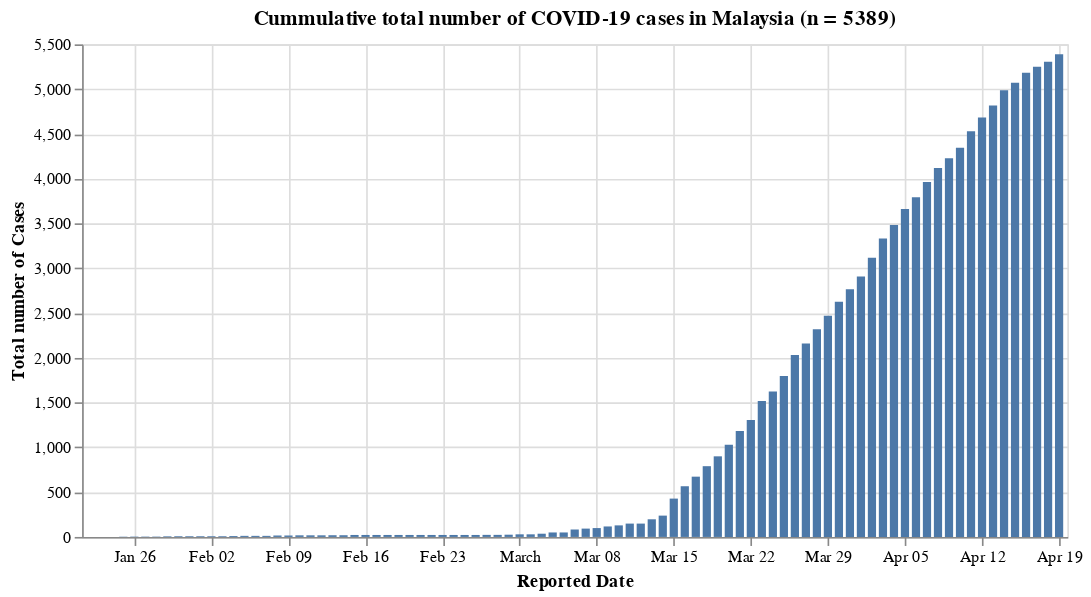

Notebook code cell kept with this figure:
### Code cell
#hide_input
_confirmed_bar = alt.Chart(df_confirmed_my).mark_bar().encode(
    x='Reported Date:T',
    y='Total number of Cases:Q',
    tooltip=list(df_confirmed_my)
).properties(
    width=600,
    title=f'Cummulative total number of COVID-19 cases in Malaysia (n = {n_confirmed_my})'
)
_confirmed_bar

### Figure 1 — Vega-Lite specification as saved in the notebook (floating-point values rounded to 4 significant figures)
{"config": {"view": {"continuousWidth": 400, "continuousHeight": 300}}, "data": {"name": "data-14f8c378e68aa878a56bac14aa5f051a"}, "mark": "bar", "encoding": {"tooltip": [{"type": "temporal", "field": "Reported Date"}, {"type": "quantitative", "field": "Total number of Cases"}], "x": {"type": "temporal", "field": "Reported Date"}, "y": {"type": "quantitative", "field": "Total number of Cases"}}, "title": "Cummulative total number of COVID-19 cases in Malaysia (n = 5389)", "width": 600, "$schema": "https://vega.github.io/schema/vega-lite/v4.8.1.json", "datasets": {"data-14f8c378e68aa878a56bac14aa5f051a": [{"Reported Date": "2020-01-22T00:00:00", "Total number of Cases": 0}, {"Reported Date": "2020-01-23T00:00:00", "Total number of Cases": 0}, {"Reported Date": "2020-01-24T00:00:00", "Total number of Cases": 0}, {"Reported Date": "2020-01-25T00:00:00", "Total number of Cases": 3}, {"Reported Date": "2020-01-26T00:00:00", "Total number of Cases": 4}, {"Reported Date": "2020-01-27T00:00:00", "Total number of Cases": 4}, {"Reported Date": "2020-01-28T00:00:00", "Total number of Cases": 4}, {"Reported Date": "2020-01-29T00:00:00", "Total number of Cases": 7}, {"Reported Date": "2020-01-30T00:00:00", "Total number of Cases": 8}, {"Reported Date": "2020-01-31T00:00:00", "Total number of Cases": 8}, {"Reported Date": "2020-02-01T00:00:00", "Total number of Cases": 8}, {"Reported Date": "2020-02-02T00:00:00", "Total number of Cases": 8}, {"Reported Date": "2020-02-03T00:00:00", "Total number of Cases": 8}, {"Reported Date": "2020-02-04T00:00:00", "Total number of Cases": 10}, {"Reported Date": "2020-02-05T00:00:00", "Total number of Cases": 12}, {"Reported Date": "2020-02-06T00:00:00", "Total number of Cases": 12}, {"Reported Date": "2020-02-07T00:00:00", "Total number of Cases": 12}, {"Reported Date": "2020-02-08T00:00:00", "Total number of Cases": 16}, {"Reported Date": "2020-02-09T00:00:00", "Total number of Cases": 16}, {"Reported Date": "2020-02-10T00:00:00", "Total number of Cases": 18}, {"Reported Date": "2020-02-11T00:00:00", "Total number of Cases": 18}, {"Reported Date": "2020-02-12T00:00:00", "Total number of Cases": 18}, {"Reported Date": "2020-02-13T00:00:00", "Total number of Cases": 19}, {"Reported Date": "2020-02-14T00:00:00", "Total number of Cases": 19}, {"Reported Date": "2020-02-15T00:00:00", "Total number of Cases": 22}, {"Reported Date": "2020-02-16T00:00:00", "Total number of Cases": 22}, {"Reported Date": "2020-02-17T00:00:00", "Total number of Cases": 22}, {"Reported Date": "2020-02-18T00:00:00", "Total number of Cases": 22}, {"Reported Date": "2020-02-19T00:00:00", "Total number of Cases": 22}, {"Reported Date": "2020-02-20T00:00:00", "Total number of Cases": 22}, {"Reported Date": "2020-02-21T00:00:00", "Total number of Cases": 22}, {"Reported Date": "2020-02-22T00:00:00", "Total number of Cases": 22}, {"Reported Date": "2020-02-23T00:00:00", "Total number of Cases": 22}, {"Reported Date": "2020-02-24T00:00:00", "Total number of Cases": 22}, {"Reported Date": "2020-02-25T00:00:00", "Total number of Cases": 22}, {"Reported Date": "2020-02-26T00:00:00", "Total number of Cases": 22}, {"Reported Date": "2020-02-27T00:00:00", "Total number of Cases": 23}, {"Reported Date": "2020-02-28T00:00:00", "Total number of Cases": 23}, {"Reported Date": "2020-02-29T00:00:00", "Total number of Cases": 25}, {"Reported Date": "2020-03-01T00:00:00", "Total number of Cases": 29}, {"Reported Date": "2020-03-02T00:00:00", "Total number of Cases": 29}, {"Reported Date": "2020-03-03T00:00:00", "Total number of Cases": 36}, {"Reported Date": "2020-03-04T00:00:00", "Total number of Cases": 50}, {"Reported Date": "2020-03-05T00:00:00", "Total number of Cases": 50}, {"Reported Date": "2020-03-06T00:00:00", "Total number of Cases": 83}, {"Reported Date": "2020-03-07T00:00:00", "Total number of Cases": 93}, {"Reported Date": "2020-03-08T00:00:00", "Total number of Cases": 99}, {"Reported Date": "2020-03-09T00:00:00", "Total number of Cases": 117}, {"Reported Date": "2020-03-10T00:00:00", "Total number of Cases": 129}, {"Reported Date": "2020-03-11T00:00:00", "Total number of Cases": 149}, {"Reported Date": "2020-03-12T00:00:00", "Total number of Cases": 149}, {"Reported Date": "2020-03-13T00:00:00", "Total number of Cases": 197}, {"Reported Date": "2020-03-14T00:00:00", "Total number of Cases": 238}, {"Reported Date": "2020-03-15T00:00:00", "Total number of Cases": 428}, {"Reported Date": "2020-03-16T00:00:00", "Total number of Cases": 566}, {"Reported Date": "2020-03-17T00:00:00", "Total number of Cases": 673}, {"Reported Date": "2020-03-18T00:00:00", "Total number of Cases": 790}, {"Reported Date": "2020-03-19T00:00:00", "Total number of Cases": 900}, {"Reported Date": "2020-03-20T00:00:00", "Total number of Cases": 1030}, {"Reported Date": "2020-03-21T00:00:00", "Total number of Cases": 1183}, {"Reported Date": "2020-03-22T00:00:00", "Total number of Cases": 1306}, {"Reported Date": "2020-03-23T00:00:00", "Total number of Cases": 1518}, {"Reported Date": "2020-03-24T00:00:00", "Total number of Cases": 1624}, {"Reported Date": "2020-03-25T00:00:00", "Total number of Cases": 1796}, {"Reported Date": "2020-03-26T00:00:00", "Total number of Cases": 2031}, {"Reported Date": "2020-03-27T00:00:00", "Total number of Cases": 2161}, {"Reported Date": "2020-03-28T00:00:00", "Total number of Cases": 2320}, {"Reported Date": "2020-03-29T00:00:00", "Total number of Cases": 2470}, {"Reported Date": "2020-03-30T00:00:00", "Total number of Cases": 2626}, {"Reported Date": "2020-03-31T00:00:00", "Total number of Cases": 2766}, {"Reported Date": "2020-04-01T00:00:00", "Total number of Cases": 2908}, {"Reported Date": "2020-04-02T00:00:00", "Total number of Cases": 3116}, {"Reported Date": "2020-04-03T00:00:00", "Total number of Cases": 3333}, {"Reported Date": "2020-04-04T00:00:00", "Total number of Cases": 3483}, {"Reported Date": "2020-04-05T00:00:00", "Total number of Cases": 3662}, {"Reported Date": "2020-04-06T00:00:00", "Total number of Cases": 3793}, {"Reported Date": "2020-04-07T00:00:00", "Total number of Cases": 3963}, {"Reported Date": "2020-04-08T00:00:00", "Total number of Cases": 4119}, {"Reported Date": "2020-04-09T00:00:00", "Total number of Cases": 4228}, {"Reported Date": "2020-04-10T00:00:00", "Total number of Cases": 4346}, {"Reported Date": "2020-04-11T00:00:00", "Total number of Cases": 4530}, {"Reported Date": "2020-04-12T00:00:00", "Total number of Cases": 4683}, {"Reported Date": "2020-04-13T00:00:00", "Total number of Cases": 4817}, {"Reported Date": "2020-04-14T00:00:00", "Total number of Cases": 4987}, {"Reported Date": "2020-04-15T00:00:00", "Total number of Cases": 5072}, {"Reported Date": "2020-04-16T00:00:00", "Total number of Cases": 5182}, {"Reported Date": "2020-04-17T00:00:00", "Total number of Cases": 5251}, {"Reported Date": "2020-04-18T00:00:00", "Total number of Cases": 5305}, {"Reported Date": "2020-04-19T00:00:00", "Total number of Cases": 5389}]}}
